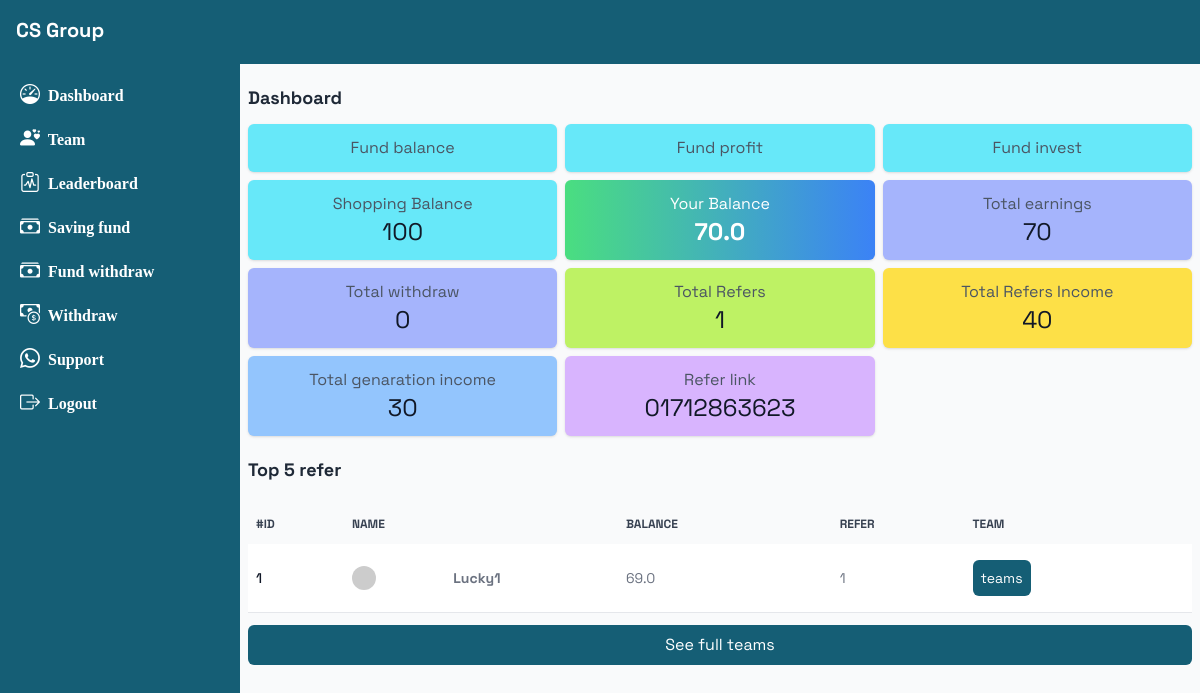
The app's page /dashboard (signed in), older data.
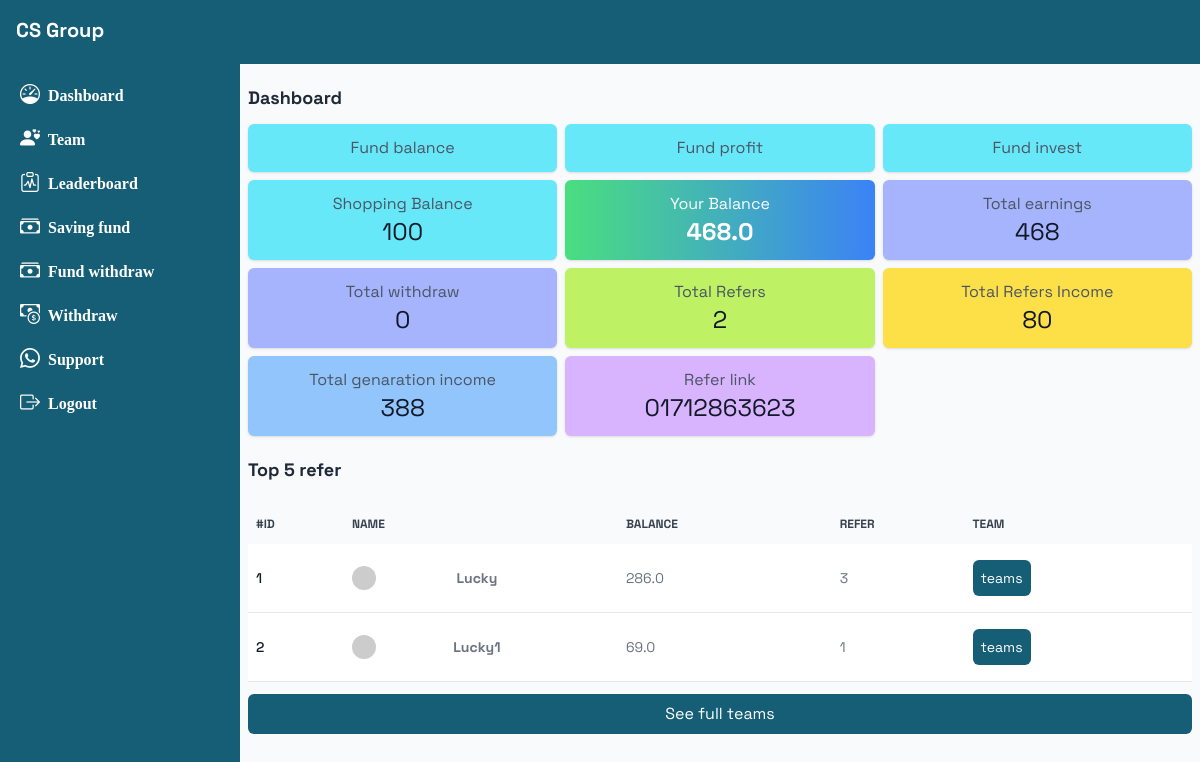
The same page, newer data.
### base/models.py (models this page shows, shortened)
class Profile(models.Model):
    user = models.ForeignKey(User, on_delete=models.CASCADE)
    name = models.CharField(max_length=200)
    title = models.CharField(max_length=200, null=True, blank=True)
    number = models.CharField(max_length=50)
    balance = models.FloatField(default=00)
    shopping_balance = models.IntegerField(default=0)
    refer_link = models.CharField(max_length=100)
    is_verified = models.BooleanField(default=False)
    reset_code = models.CharField(max_length=100, null=True, blank=True)
    referred_by = models.ForeignKey(User, related_name='teams', null=True, blank=True, on_delete=models.CASCADE)
    def total_refer(self):
        return Referral.objects.filter(referrer=self, generation=1).count()
    def totalwithdraw(self):
        w = Withdraw.objects.filter(profile=self)
        money = sum([i.amount for i in w])
        print(money)
        return money
    def total_refer_income(self):
        tf = Referral.objects.filter(referrer=self, generation=1).count()
        return 40 * tf
    def total_gen_income(self):
        referrals = Referral.objects.filter(referrer=self, generation__lte=10)
        generation_counts = {i: 0 for i in range(1, 11)}
        for referral in referrals:
            generation_counts[referral.generation] += 1
        multipliers = {
            1: 10,
            2: 5,
            3: 4,
            4: 3,
            5: 2,
            6: 2,
            7: 1,
            8: 1,
            9: 1,
            10: 1,
                }
        sums = sum(generation_counts[g] * multipliers[g] for g in generation_counts)
        return sums
    def lti(self):
        if self.balance == 0:
            return 00
        referrals = Referral.objects.filter(referrer=self, generation__lte=10)
        generation_counts = {i: 0 for i in range(1, 11)}
        for referral in referrals:
            generation_counts[referral.generation] += 1
        multipliers = {
            1: 50,
            2: 5,
            3: 4,
            4: 3,
            5: 2,
            6: 2,
            7: 1,
            8: 1,
            9: 1,
            10: 1,
                }
        sums = sum(generation_counts[g] * multipliers[g] for g in generation_counts)
        return sums

class Referral(models.Model):
    referrer = models.ForeignKey(Profile, on_delete=models.CASCADE, related_name='referrals_made')
    referred_user = models.ForeignKey(Profile, on_delete=models.CASCADE, related_name='referrals_received')
    generation = models.PositiveIntegerField()

### base/views.py (the view)
# urls.py: path('dashboard', dashboard),
def dashboard(request):
    if request.user.is_authenticated:
        con = False
        if request.GET.get('confetti'):
            con = True
        pr = Profile.objects.get(user=request.user)
        r = pr.total_refer()
        rf = Referral.objects.filter(referrer=pr, generation=1).order_by('-id')[0:5]
        fund = 0
        profit = 0
        try:
            fn = Funded.objects.filter(profle=pr)[0]
            fund = fn.total_bal()
            profit = Profit.objects.get(profile=pr)
        except:
            pass
        context = {'profit':profit, 'rf':rf, 'r':r, 'p':pr, 'fund':fund, 'con':con}
        return render(request, 'dashhome.html', context)
    return render(request, 'login.html')

### templates/dashhome.html (shortened to what the changed rows need)
{% extends 'dash.html' %}
{% block body %}
{% if p.is_verified %}
<section>
<div class="my-3">
<h2 class=" font-bold text-gray-800 text-lg">Dashboard</h2>
</div>
    <div class="info grid grid-cols-2 md:grid-cols-3 gap-2">
        <div class="bg-cyan-300 card p-3 rounded-md shadow flex flex-col items-center justify-center">
            <h2 class="text-gray-600 text-md">Fund balance</h2>
        </div>
        <div class="bg-cyan-300 card p-3 rounded-md shadow flex flex-col items-center justify-center">
            <h2 class="text-gray-600 text-md">Fund profit</h2>
        </div>
        <div class="bg-cyan-300 card p-3 rounded-md shadow flex flex-col items-center justify-center">
            <h2 class="text-gray-600 text-md">Fund invest</h2>
        </div>
        <div class="bg-cyan-300 card p-3 rounded-md shadow flex flex-col items-center justify-center">
            <h2 class="text-gray-600 text-md"> Shopping Balance</h2>
            <p class="text-2xl text-gray-900">100</p>
        </div>
        <div class="bg-orange-300 card p-3 rounded-md shadow flex flex-col items-center justify-center   bg-gradient-to-r from-green-400 via-blue-500 to-purple-600 animate-gradient">
            <h2 class="text-white text-md">Your Balance</h2>
            <p class="text-2xl text-white font-bold">{{p.balance}}</p>
        </div>
        <div class="bg-indigo-300 card p-3 rounded-md shadow flex flex-col items-center justify-center">
            <h2 class="text-gray-600 text-md">Total earnings</h2>
            <p class="text-2xl text-gray-900">{{p.lti}}</p>
        </div>
                <div class="bg-indigo-300 card p-3 rounded-md shadow flex flex-col items-center justify-center">
            <h2 class="text-gray-600 text-md">Total withdraw</h2>
            <p class="text-2xl text-gray-900">{{p.totalwithdraw}}</p>
        </div>
        <div class="card p-3 bg-lime-300 rounded-md shadow flex flex-col items-center justify-center">
            <h2 class="text-gray-600 text-md"> Total Refers</h2>
            <p class="text-2xl text-gray-900">{{r}}</p>
        </div>
<div class="card p-3 bg-yellow-300 rounded-md shadow flex flex-col items-center justify-center">
            <h2 class="text-center text-gray-600 text-md"> Total Refers Income</h2>
            <p class="text-2xl text-gray-900">{{p.total_refer_income}}</p>
        </div>
        <div class="card p-3 bg-blue-300 rounded-md shadow flex flex-col items-center justify-center">
            <h2 class="text-gray-600 text-center text-md">Total genaration income</h2>
            <p class="text-2xl text-gray-900">{{p.total_gen_income}}</p>
        </div>
        <div class="card p-3 bg-purple-300 rounded-md shadow flex flex-col items-center justify-center">
            <h2 class="text-gray-600 text-md">Refer link</h2>
            <p class="text-2xl text-gray-900">{{p.refer_link}}</p>
        </div>
    </div>
<div class="my-5">
<h2 class="mt-5 font-bold text-gray-800 text-lg">Top 5 refer</h2>
</div>
<div class="relative overflow-x-auto z-0">
    <table class="w-full text-sm text-left rtl:text-right text-gray-500">
        <thead class="text-xs text-gray-700 uppercase bg-gray-50">
            <tr>
                <th scope="col" class="px-2 py-3">
                    #id
                </th>
                <th scope="col" class="px-6 py-3">
                    name
                </th>
                <th scope="col" class="px-6 py-3">
                    balance
                </th>
                <th scope="col" class="px-2 py-3">
                    refer
                </th>
               <th scope="col" class="px-6 py-3">
                    team
                </th>
            </tr>
        </thead>
        <tbody class="">
{% for ru in rf %}
            <tr class="bg-white  border-b">
                <th scope="row" class="px-2 py-4 font-medium text-gray-900 whitespace-nowrap ">
                    {{ forloop.counter }}
                </th>
                <td class="px-6 py-4">
                   <div class="flex gap-1 md:gap-0">
<img class="w-6 rounded-3xl"  src="https://api.dicebear.com/8.x/big-smile/svg?seed={{ru.referred_user.user}}">
<p class="m-auto font-bold">{{ru.referred_user.user}}</p>
</div>
                </td>
                <td class="px-6 py-4">
                    {{ru.referred_user.balance}}
                </td>
                <td class="px-2 py-4">
                    {{ru.referred_user.total_refer}}
                </td>
<td class="px-6 py-4">
                   <a href="/teams/{{ru.referred_user.user.username}}"><button class="p-2 rounded-md bg-cyan-800 text-white">teams</button>
                </td>
            </tr>
         {% endfor %}
        </tbody>
    </table>
     <a href="/teams/{{request.user.username}}">
    <button class="p-2 w-full bg-cyan-800 text-white my-3 rounded-md">See full teams</button>
     </a>
</div>
</section>
{% endif %}
{% endblock %}

Row changes from the older to the newer data that the page shows:
changed Profile: balance "70.0" → "468.0"; lti "70" → "468"; total_refer_income "40" → "80"; total_gen_income "30" → "388"
added Referral: referred_user.user "Lucky", referred_user.balance "286.0", referred_user.total_refer "3"
Text that changed along with them:
{{ r }}: "1" → "2"
